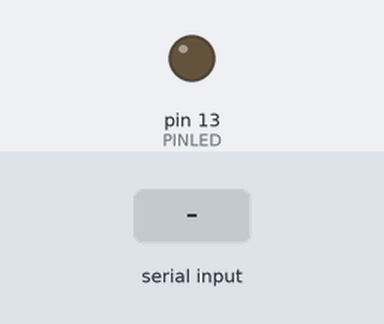
A sketch run on a simulated Arduino Uno, built with avr-gcc and run on an emulated ATmega328P. Parts: output pins drawn as LEDs (lit = HIGH). The inputs (shaded band) are chosen by the test bench. What the sketch prints to the serial monitor is not drawn.

Above: at 5.2 s.
5.3 s: "0" received over Serial
At 5.9 s:
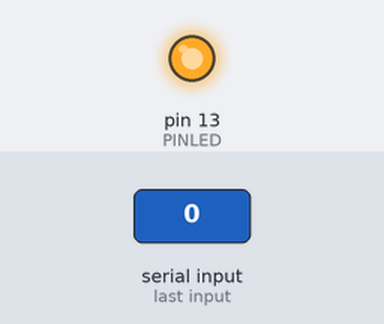
6.8 s: "1" received over Serial
At 7.1 s:
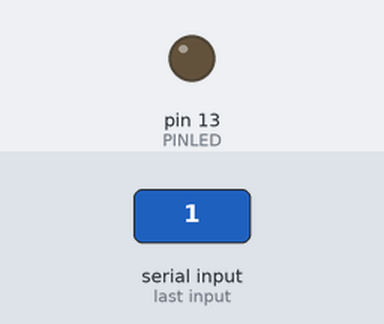
Timing chart, 0 to 9.8 s (numbered marks = the images above; inputs shaded):
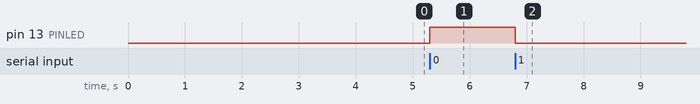

Measured:
- after the input at 5.3 s, pin 13 (PINLED): LOW → HIGH at once
- after the input at 6.8 s, pin 13 (PINLED): HIGH → LOW at once

The sketch:

Slave_led.ino
```cpp
#define RxD 1
#define TxD 0

#define PINLED 13

#define LEDON()     digitalWrite(PINLED, HIGH)
#define LEDOFF()    digitalWrite(PINLED, LOW)

#define DEBUG_ENABLED  1

// Prototipo de las funciones
void setupBlueToothConnection(void);  // ¿Qué hace la función?
char recvChar;  // Byte recibido

void setup(){
    pinMode(PINLED, OUTPUT);
    LEDOFF();  // Inicialización del LED

    setupBlueToothConnection();
}

void loop(){

}

void serialEvent(){
  //check if there's any data sent from the remote bluetooth shield
  recvChar = Serial.read();

  switch(recvChar){
    case '0':
      LEDON();
      break;
    case '1':
      LEDOFF();
      break;
    default:
      break;
  }
}

// Función de configuración del Shield Diente Azul
void setupBlueToothConnection()
{
    Serial.begin(38400);                           // Establece la velocidad de transmición de bits para comunicarse con el Bluetooth    Serial.print("\r\n+STWMOD=0\r\n");             // set the bluetooth work in slave mode
    Serial.print("\r\n+STNA=DienteAzul\r\n");      // Establece el nombre del terminal Blueetooth "DienteAzul"
    Serial.print("\r\n+STOAUT=1\r\n");             // Permitimos la paridad
    Serial.print("\r\n+STAUTO=0\r\n");             // Autoconección
    delay(2000);                                   // This delay is required.
    Serial.print("\r\n+INQ=1\r\n");                // Permite que el terminal blueetooth sea visible
    delay(2000);                                   // This delay is required.
    Serial.flush();
}
```
